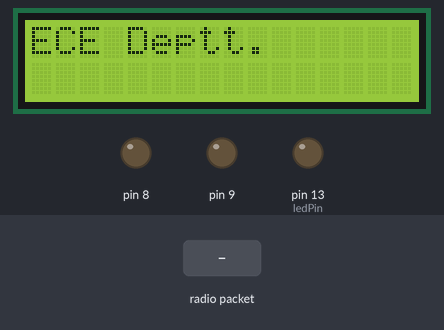
Bench run of a sketch on a simulated Arduino Uno, built with avr-gcc and run on an emulated ATmega328P. Shown: 16×2 character LCD, output pins drawn as LEDs (lit = HIGH). Inputs (shaded band) come from the test bench. No radio packets arrive unless stated; what the sketch prints to the serial monitor is not drawn.

Above: at 1.2 s.
1.3 s: radio packet "5" arrives
At 2.1 s:
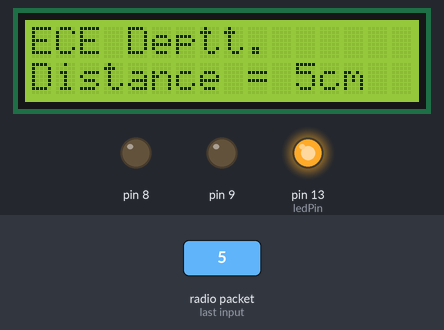
2.8 s: radio packet "90" arrives
At 3.2 s:
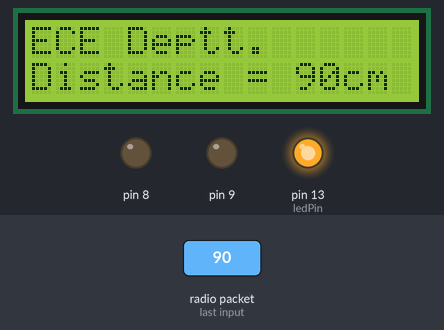
4.3 s: radio packet "200" arrives
At 5.5 s:
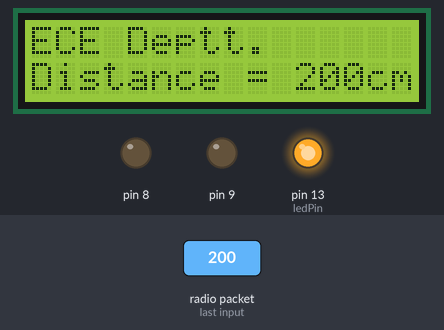
5.8 s: radio packet "5" arrives
At 6.7 s:
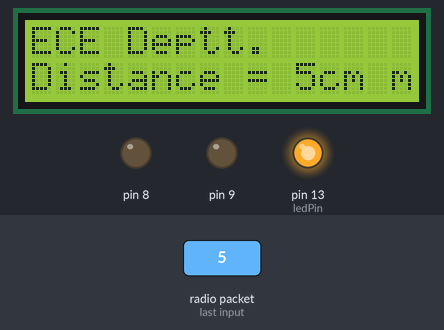
Timing chart, 0 to 8.3 s (numbered marks = the images above; inputs shaded):
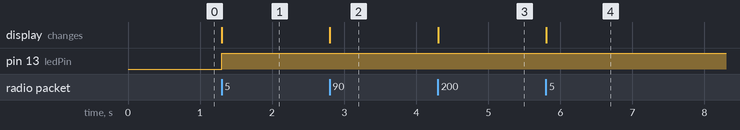

Measured:
- after the input at 1.3 s, pin 13 (ledPin): LOW → HIGH at once; the display: changes at once (image 1)
- after the input at 2.8 s, the display: changes at once (image 2)
- after the input at 4.3 s, the display: changes at once (image 3)
- after the input at 5.8 s, the display: changes at once (image 4)

The sketch:

rx.ino
```cpp
//Data pin of RF Receiver module is connected to pin 11 of the Arduino Uno Board.
#include <LiquidCrystal.h>
#include <VirtualWire.h>
LiquidCrystal lcd(2, 3, 4, 5, 6, 7);
// LED's
int ledPin = 13;
// Sensors
int Data;
// RF Transmission container
char Distance[4];
void setup() {
Serial.begin(9600);
lcd.begin(16, 2);
lcd.print("ECE Deptt.");
lcd.setCursor(0, 1);
  // sets the digital pin as output
pinMode(ledPin, OUTPUT);
pinMode(9, OUTPUT);
pinMode(8, OUTPUT);
// VirtualWire
// Initialise the IO and ISR
// Required for DR3100
vw_set_ptt_inverted(true);
// Bits per sec
vw_setup(2000);
// Start the receiver PLL running
vw_rx_start();
} // END void setup

void loop(){
uint8_t buf[VW_MAX_MESSAGE_LEN];
uint8_t buflen = VW_MAX_MESSAGE_LEN;
// Non-blocking
if (vw_get_message(buf, &buflen))
 {
int i;
        // Turn on a light to show received good message
digitalWrite(13, true);
        // Message with a good checksum received, dump it.
for (i = 0; i<buflen; i++)
    {
          // Fill Sensor1CharMsg Char array with corresponding
          // chars from buffer.
          Distance[i] = char(buf[i]);
    }
Distance[buflen] = '\0';
 // Convert Sensor1CharMsg Char array to integer
 Data = atoi(Distance);
// DEBUG
Serial.print("distance = ");
Serial.print(Data);
Serial.println(" cm ");
lcd.setCursor(0, 2);
lcd.print("Distance = ");
lcd.print(Data); // change the analog out value:
lcd.print("cm ");
    }
}
```
